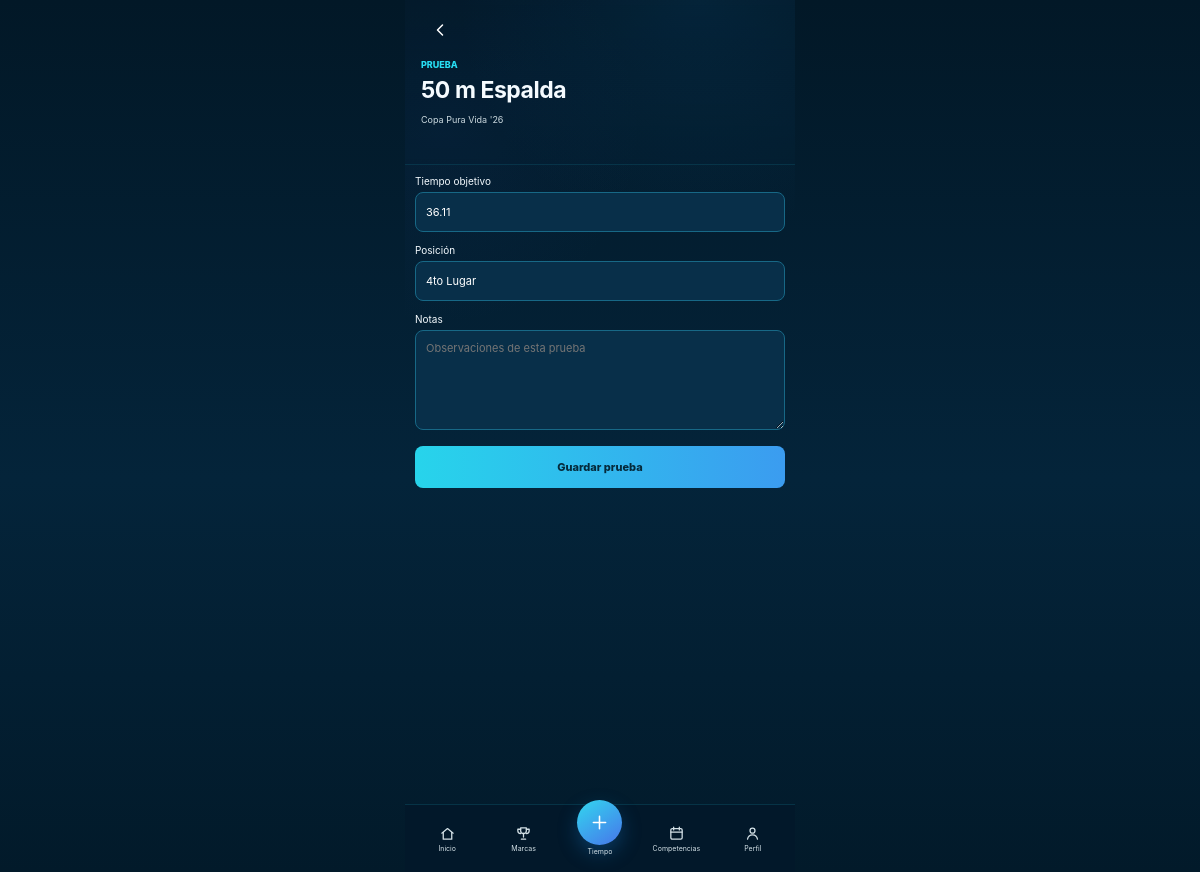
/competitions/events/1/edit, run on the app's committed database.
### tables this page shows
CREATE TABLE competition_events (
        id INTEGER PRIMARY KEY AUTOINCREMENT,
        competition_id INTEGER NOT NULL,
        distance INTEGER NOT NULL,
        stroke TEXT NOT NULL,
        target_cs INTEGER,
        status TEXT NOT NULL DEFAULT 'Pendiente',
        created_at TEXT NOT NULL DEFAULT CURRENT_TIMESTAMP, position TEXT, notes TEXT,
        FOREIGN KEY(competition_id) REFERENCES competitions(id) ON DELETE CASCADE
    );

CREATE TABLE competitions (
        id INTEGER PRIMARY KEY AUTOINCREMENT,
        name TEXT NOT NULL,
        competition_date TEXT NOT NULL,
        location TEXT,
        pool_length INTEGER NOT NULL,
        notes TEXT,
        created_at TEXT NOT NULL DEFAULT CURRENT_TIMESTAMP
    );

### app.py (the view, shortened to what this page needs)
@app.route("/competitions/events/<int:event_id>/edit", methods=["GET", "POST"])
def edit_competition_event(event_id):
    conn = get_db()
    event = conn.execute("""
        SELECT ce.*, c.name AS competition_name, c.pool_length
        FROM competition_events ce
        JOIN competitions c ON c.id=ce.competition_id
        WHERE ce.id=?
    """, (event_id,)).fetchone()
    if not event:
        conn.close()
        return "Prueba no encontrada", 404
    conn.close()
    return render_template("competition_event_edit.html", event=event)

### app.py (called while the page is built)
def get_db():
    conn = sqlite3.connect(DB)
    conn.row_factory = sqlite3.Row
    conn.execute("PRAGMA foreign_keys = ON")
    return conn

def fmt_time(cs: int) -> str:
    total_seconds = cs / 100
    minutes = int(total_seconds // 60)
    seconds = total_seconds - minutes * 60
    return f"{minutes}:{seconds:05.2f}" if minutes else f"{seconds:.2f}"

@app.template_filter("swimtime")
def swimtime_filter(cs):
    return fmt_time(cs)

### templates/competition_event_edit.html (shortened to what this page needs)
{% extends "base.html" %}
{% block content %}
<div class="sp27-page">
  <section class="sp27-water-head sp27-edit-head">
    <div class="sp27-topbar">
      <a href="{{ url_for('competition_detail', competition_id=event.competition_id) }}" class="sp27-icon-btn" aria-label="Volver">
        <svg viewBox="0 0 24 24"><path d="m15 18-6-6 6-6"/></svg>
      </a>
    </div>
    <span class="sp27-kicker">PRUEBA</span>
    <h1>{{ event.distance }} m {{ event.stroke }}</h1>
    <p>{{ event.competition_name }}</p>
  </section>
  <form class="sp27-edit-form" method="post">
    <label><span>Tiempo objetivo</span>
      <input type="text" name="target_time" value="{% if event.target_cs %}{{ event.target_cs|swimtime }}{% endif %}" placeholder="1:15.00">
    </label>
    <label><span>Posición</span>
      <input type="text" name="position" value="{{ event.position or '' }}" placeholder="Ej. 3er Lugar">
    </label>
    <label><span>Notas</span>
      <textarea name="notes" rows="5" placeholder="Observaciones de esta prueba">{{ event.notes or '' }}</textarea>
    </label>
    <button type="submit">Guardar prueba</button>
  </form>
</div>
{% endblock %}

### data on the page
competition_events: distance "50", stroke "Espalda", target_time "36.11", position "4to Lugar"
competitions: competition_name "Copa Pura Vida '26"
